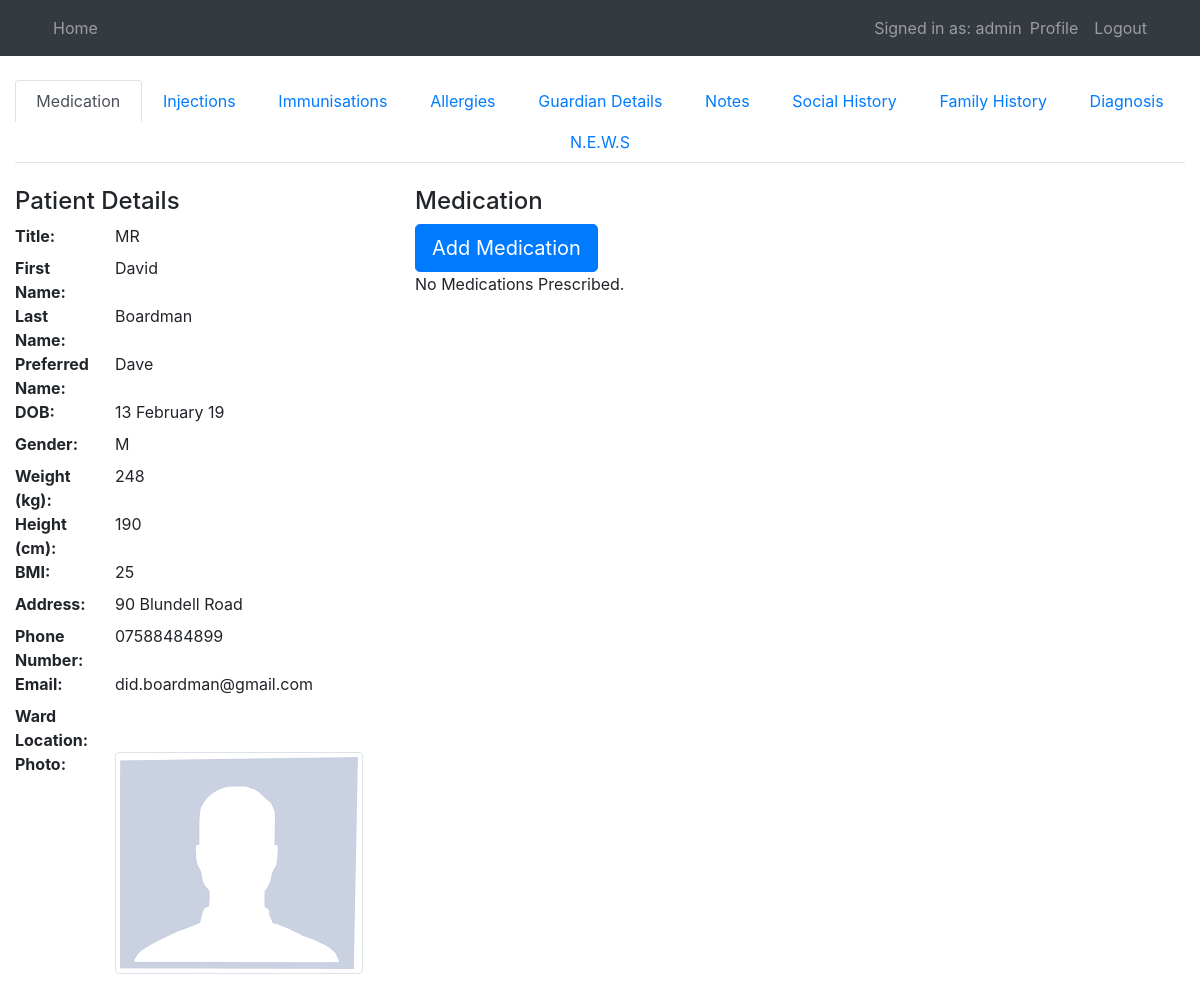
The app's page /home/patient/1 (signed in), older data.
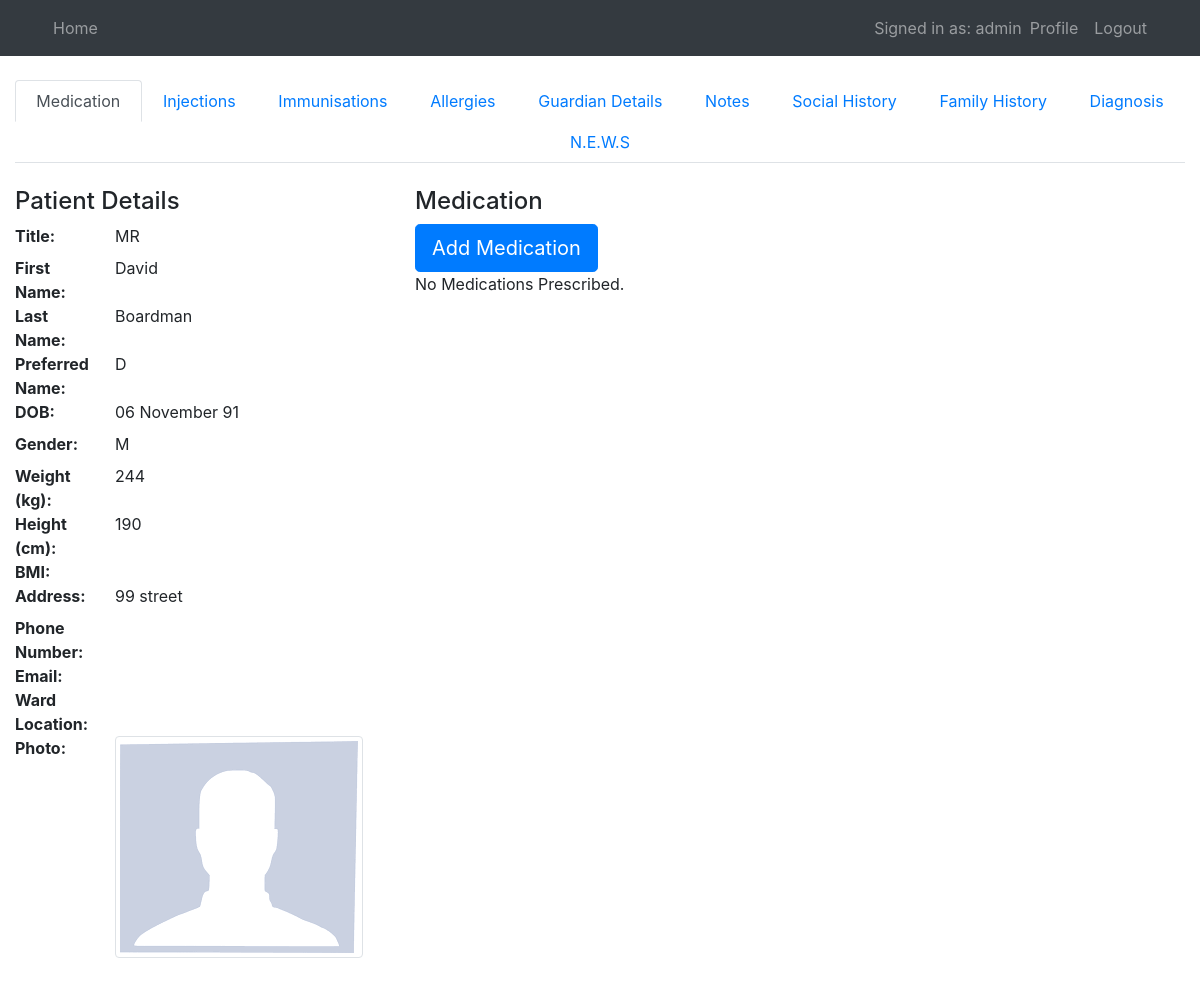
The same page, newer data.
### users/models.py (models this page shows, shortened)
class PersonalDetails(models.Model):
    patienttitle = models.CharField(max_length=4, choices=TITLE_CHOICES, verbose_name='Title')
    patientfirstname = models.CharField(max_length=256, verbose_name='First Name')
    patientlastname = models.CharField(max_length=256, verbose_name='Last Name')
    patientpreferredname = models.CharField(max_length=256, blank=True, verbose_name='Preferred name')
    dateofbirth = models.DateTimeField(verbose_name='DOB')
    gender = models.CharField(max_length=256, choices=GENDER_CHOICES, verbose_name='Gender')
    weight = models.CharField(max_length=256, blank=True, verbose_name='Weight')
    height = models.CharField(max_length=256, blank=True, verbose_name='Height')
    address = models.CharField(max_length=256, verbose_name='Address')
    bmi = models.CharField(max_length=256, blank=True, verbose_name='BMI')
    phonenumber = models.CharField(max_length=256, blank=True, verbose_name='Phone Number')
    email = models.CharField(max_length=256, blank=True, verbose_name='Email')
    dnr = models.NullBooleanField(null=True, blank=True, verbose_name='DNR')
    wardlocation = models.CharField(max_length=256, blank=True, verbose_name='Ward Location')
    photo = models.ImageField(default='default.png', upload_to='profile_pics', blank=True, verbose_name='Photo')

### mysite/views.py (the view)
# urls.py: path('patient/<int:id>', Patient.as_view(), name="patient_list"),
class Patient(LoginRequiredMixin, DetailView):
    template_name = 'mysite/patient.html'
    context_object_name = 'patient_list'
    def get_object(self):
        id_ = self.kwargs.get("id")
        return get_object_or_404(PersonalDetails, id=id_)
    def get_context_data(self, **kwargs):
        id_ = self.kwargs.get("id")
        context = super(Patient, self).get_context_data(**kwargs)
        context['notesandscans'] = NotesAndScans.objects.filter(personaldetails_id=id_)
        context['guardian'] = GuardianDetails.objects.filter(personaldetails_id=id_)
        context['social'] = SocialDetails.objects.filter(personaldetails_id=id_)
        context['familyhistory'] = FamilyHistory.objects.filter(personaldetails_id=id_)
        context['diagnosis'] = DiagnosisHistory.objects.filter(personaldetails_id=id_)
        context['allergies'] = AllergyDetails.objects.filter(personaldetails_id=id_)
        context['medication'] = Medication.objects.filter(personaldetails_id=id_)
        context['injection'] = Injection.objects.filter(personaldetails_id=id_)
        context['immunisation'] = Immunisation.objects.filter(personaldetails_id=id_)
        context['news'] = NationalEarlyWarningScore.objects.filter(personaldetails_id=id_)
        context['title'] = ('Patient %s' % id_)
        return context

### mysite/templates/mysite/patient.html (shortened to what this page needs)
{% extends "mysite/base.html" %}
{% block content %}
    <br>
    <ul class="nav nav-tabs nav-fill">
        <li class="nav-item">
            <a class="nav-link active" id="list-medication-list" data-toggle="list" href="#list-medication" role="tab"
               aria-controls="Medication">Medication</a>
        </li>
        <li class="nav-item">
            <a class="nav-link" id="list-injections-list" data-toggle="list" href="#list-injections" role="tab"
               aria-controls="Injections">Injections</a>
        </li>
        <li class="nav-item">
            <a class="nav-link" id="list-immunisations-list" data-toggle="list" href="#list-immunisations" role="tab"
               aria-controls="Immunisations">Immunisations</a>
        </li>
        <li class="nav-item">
            <a class="nav-link" id="list-allergies-list" data-toggle="list" href="#list-allergies" role="tab"
               aria-controls="Allergies">Allergies</a>
        </li>
        <li class="nav-item">
            <a class="nav-link" id="list-guardian-list" data-toggle="list" href="#list-guardian" role="tab"
               aria-controls="Guardian">Guardian Details</a>
        </li>
        <li class="nav-item">
            <a class="nav-link" id="list-notes-list" data-toggle="list" href="#list-notes" role="tab"
               aria-controls="Notes">Notes</a>
        </li>
    <li class="nav-item">
            <a class="nav-link" id="list-social-list" data-toggle="list" href="#list-social" role="tab"
               aria-controls="Social">Social History</a>
        </li>
        <li class="nav-item">
            <a class="nav-link" id="list-familyhist-list" data-toggle="list" href="#list-familyhist" role="tab"
               aria-controls="Family">Family History</a>
        </li>
        <li class="nav-item">
            <a class="nav-link" id="list-diagnosishistory-list" data-toggle="list" href="#list-diagnosishistory" role="tab"
               aria-controls="Diagnosis">Diagnosis</a>
        </li>
        <li class="nav-item">
            <a class="nav-link" id="list-news-list" data-toggle="list" href="#list-news" role="tab"
               aria-controls="News">N.E.W.S</a>
        </li>
    </ul>
    <br>
    <div class="row">
        <div class="col-sm-4">
            <h4>Patient Details</h4>
            <dl class="row">
                <dt class="col-sm-3">Title:</dt>
                <dd class="col-sm-9">{{ patient_list.patienttitle }}</dd>
                <dt class="col-sm-3">First Name:</dt>
                <dd class="col-sm-9">{{ patient_list.patientfirstname }}</dd>
                <dt class="col-sm-3">Last Name:</dt>
                <dd class="col-sm-9">{{ patient_list.patientlastname }}</dd>
                <dt class="col-sm-3">Preferred Name:</dt>
                <dd class="col-sm-9">{{ patient_list.patientpreferredname }}</dd>
                <dt class="col-sm-3">DOB:</dt>
                <dd class="col-sm-9">{{ patient_list.dateofbirth|date:"d F y" }}</dd>
                <dt class="col-sm-3">Gender:</dt>
                <dd class="col-sm-9">{{ patient_list.gender }}</dd>
                <dt class="col-sm-3">Weight (kg):</dt>
                <dd class="col-sm-9">{{ patient_list.weight }}</dd>
                <dt class="col-sm-3">Height (cm):</dt>
                <dd class="col-sm-9">{{ patient_list.height }}</dd>
                <dt class="col-sm-3">BMI:</dt>
                <dd class="col-sm-9">{{ patient_list.bmi }}</dd>
                <dt class="col-sm-3">Address:</dt>
                <dd class="col-sm-9">{{ patient_list.address }}</dd>
                <dt class="col-sm-3">Phone Number:</dt>
                <dd class="col-sm-9">{{ patient_list.phonenumber }}</dd>
                <dt class="col-sm-3">Email:</dt>
                <dd class="col-sm-9">{{ patient_list.email }}</dd>
                <dt class="col-sm-3">Ward Location:</dt>
                <dd class="col-sm-9">{{ patient_list.wardlocation }}</dd>
                <dt class="col-sm-3">Photo:</dt>
                <dd class="col-sm-9"><img class="img-thumbnail" src="{{ patient_list.photo.url }}"></dd>
            </dl>
        </div>
        <div class="col-sm-8">
            <div class="tab-content" id="nav-tabContent">
                <div class="tab-pane fade show active" id="list-medication" role="tabpanel"
                     aria-labelledby="list-medication-list">
                    <h4>Medication</h4>
                    <a class="btn btn-primary btn-lg" href="{% url 'add-medication' id=patient_list.id %}">Add Medication</a>
                    {% if medication|length > 0 %}
                        {% for med in medication %}
                            <dl class="row">
                                <dt class="col-sm-3">Medication Name:</dt>
                                <dd class="col-sm-9">{{ med.medicationname }}</dd>
                                <dt class="col-sm-3">Medication Start Date:</dt>
                                <dd class="col-sm-9">{{ med.medstartdatetime }}</dd>
                                <dt class="col-sm-3">Medication End Date:</dt>
                                <dd class="col-sm-9">{{ med.medenddatetime }}</dd>
                                <dt class="col-sm-3">Medication Duration:</dt>
                                <dd class="col-sm-9">{{ med.medicationduration }}</dd>
                                <dt class="col-sm-3">Medication Quantity:</dt>
                                <dd class="col-sm-9">{{ med.medicationquantity }}</dd>
                                <dt class="col-sm-3">Medication Schedule:</dt>
                                <dd class="col-sm-9">{{ med.medicationschedule }}</dd>
                                <hr style="width: 100%;"/>
                            </dl>
                        {% endfor %}
                    {% else %}
                        <p>No Medications Prescribed.</p>
                    {% endif %}
                </div>
            </div>
        </div>
    </div>
{% endblock content %}

### mysite/templates/mysite/base.html (shortened to what this page needs)
{% load static %}
<!DOCTYPE html>
<html lang="en">
<head>
    <link rel="stylesheet" type="text/css" href="{% static 'mysite/main.css' %}">
    <link rel="stylesheet" href="https://stackpath.bootstrapcdn.com/bootstrap/4.1.3/css/bootstrap.min.css">
</head>
<body>
    {% if user.is_authenticated %}
        <nav class="navbar navbar-expand-md navbar-dark bg-dark">
            <div class="container">
                <div class="navbar-nav mr-auto">
                    <a class="nav-link" href="{% url 'mysite-home' %}">Home</a>
                </div>
                <div class="navbar-nav">
                    {% if user.is_authenticated %}
                        <span class="navbar-text">Signed in as: {{ user.username }}</span>
                        <a class="nav-item nav-link" href="{% url 'profile' %}">Profile</a>
                        <a class="nav-item nav-link" href="{% url 'logout' %}">Logout</a>
                    {% else %}
                        <a class="nav-item nav-link" href="{% url 'login' %}">Login</a>
                        <a class="nav-item nav-link" href="{% url 'register' %}">Register</a>
                    {% endif %}
                </div>
            </div>
        </nav>
    {% endif %}
    <div class="container-fluid">
        {% block content %}{% endblock %}
    </div>
</body>
</html>

Row changes from the older to the newer data that the page shows:
changed PersonalDetails "MR": patientpreferredname "Dave" → "D"; dateofbirth "13 February 19" → "06 November 91"; weight "248" → "244"; address "90 Blundell Road" → "99 street"; bmi "25" → (not shown); phonenumber "07588484899" → (not shown); email "did.boardman@gmail.com" → (not shown)
